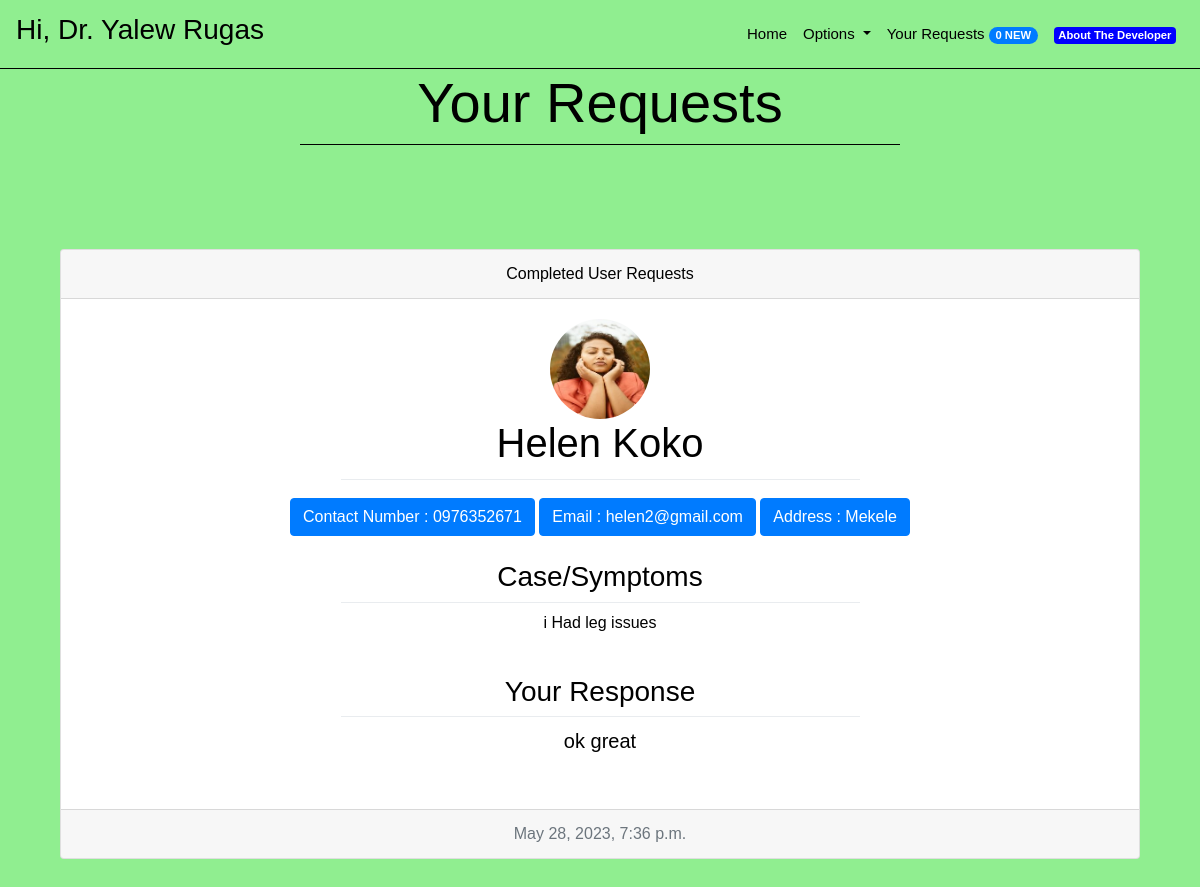
Screenshot of /requests (signed in) with the database file from the repository.
### core/models.py (models this page shows, shortened)
class Doctor(models.Model):
    name = models.CharField(max_length = 30)
    address = models.CharField(max_length = 100)
    contactNumber = models.CharField(unique = True, max_length = 10)
    email = models.EmailField(unique = True, max_length = 255)
    specialization = models.CharField(max_length = 100)
    passwordHash = models.CharField(max_length = 64)
    emailHash = models.CharField(max_length = 64)
    image = models.ImageField(upload_to='profile_images/', default='profile_images/default.jpg')

class Assistance(models.Model):
    assistanceText = models.CharField(max_length = 2000, default = "")
    doctor = models.ForeignKey(Doctor, related_name = "doctorRecords", on_delete = models.CASCADE)
    patient = models.ForeignKey(Patient, related_name = "patientRecords", on_delete = models.CASCADE)
    timestamp = models.DateTimeField(auto_now_add = True)
    isNew = models.BooleanField(default = True)
    isCompleted = models.BooleanField(default = False)
    symptoms = models.CharField(max_length = 2000)

class Patient(models.Model):
    name = models.CharField(max_length = 30)
    address = models.CharField(max_length = 100)
    contactNumber = models.CharField(max_length = 10)
    email = models.EmailField(unique = True, max_length = 255)
    userId = models.CharField(unique = True, max_length = 8)
    passwordHash = models.CharField(max_length = 64)
    emailHash = models.CharField(max_length = 64)
    image = models.ImageField(upload_to='profile_images/', default='profile_images/default.jpg')

### core/views.py (the view)
# urls.py: path('requests', views.requests, name = "requests"),
def requests(request):
    doctor = Doctor.objects.get(emailHash = request.session['userEmail'])
    records = doctor.doctorRecords.all()
    numberNewPendingAssistances = doctor.doctorRecords.aggregate(newPendingAssistances = Count('pk', filter =( Q(isNew = True) & Q(isCompleted = False) ) ))['newPendingAssistances']
    request.session['numberNewAssistances'] = numberNewPendingAssistances
    context = {
        "message" : "Successfully Logged In.",
        "isAuthenticated" : True,
        "user": records.order_by('-timestamp')
    }
    response = render(request,"core/userDoctorRequestPortal.html", context)
    return responseHeadersModifier(response)

### core/views.py (called while the page is built)
def responseHeadersModifier(response):
    response["Cache-Control"] = "no-cache, no-store, must-revalidate"
    response["Pragma"] = "no-cache"
    response["Expires"] = "0"
    return response

### core/templates/core/userDoctorRequestPortal.html (shortened to what this page needs)
{% extends "core/base.html" %}
{% block bodytag %}
{% load static %}
<body background="{% static 'core/images/back.png' %}" style="background-size: auto auto;">
    {% endblock %}
    {% block body %}
    <h1 style="text-align:center;color:black" class="display-4">
        Your Requests
    </h1>
    <li class="dropdown-divider" style="margin-left:25%;margin-right:25%;border-color:black"></li>
    <br>
    <br>
    <br>
    <br>
    {% for Assistance in user %}
    {% if not Assistance.isCompleted %}
    <form action="{% url 'onlinehelp' %}" method="post">
        {% csrf_token %}
        <div class="card text-center" style="margin-left:5%;margin-right:5%;">
            <div class="card-header">Help Request</div>
            <div class="card-body">
                <img class="patient-image" src="{{ Assistance.patient.image.url }}" alt="Patient ID">
                <h1 class="card-title">
                    {{ Assistance.patient.name }}
                </h1>
                <li class=" dropdown-divider" style="margin-left:25%;margin-right:25%"></li>
                <a href="#" class="btn btn-primary" style="margin-top:1%">Contact Number : {{ Assistance.patient.contactNumber }}</a>
                <a href="#" class="btn btn-primary" style="margin-top:1%">Email : {{ Assistance.patient.email }}</a>
                <a href="#" class="btn btn-primary" style="margin-top:1%">Address : {{ Assistance.patient.address }}</a>
                <div class="card-text lead">
                    <br>
                    <span>
                        <h3>Case/Symptoms</h3>
                        <li class=" dropdown-divider" style="margin-left:25%;margin-right:25%"></li>
                    </span>
                    {{ Assistance.symptoms }}
                    <li class=" dropdown-divider" style="margin-left:25%;margin-right:25%"></li>
                    <br>
                    <br>
                    <div class="form-group">
                        <label for="exampleFormControlTextarea1">Please type the Response.</label>
                        <textarea name="Assistance" style="text-align:center" class="form-control" id="exampleFormControlTextarea1" rows="3" placeholder="Your Response"></textarea>
                        <input type="hidden" name="AssistanceID" value="{{ Assistance.id }}">
                    </div>
                    <br>
                </div>
                <div class="form-group form-check">
                    <input type="checkbox" class="form-check-input" id="exampleCheck1">
                    <label class="form-check-label" for="exampleCheck1"><span class="badge badge-success">CONFIRM</span></label>
                </div>
                <button type="submit" class="btn btn-warning" style="margin-left:10%;margin-right:10%"">Submit</button><br>
            </div>
            <div class="card-footer text-muted">
                {{ Assistance.timestamp }}
            </div>
        </div>
    </form>
    <br>
    {% else %}
    <div class="card text-center" style="margin-left:5%;margin-right:5%;">
        <div class="card-header">
            Completed User Requests
        </div>
        <div class="card-body">
            <img class="patient-image" src="{{ Assistance.patient.image.url }}" alt="Patient image">
            <h1 class="card-title"> {{ Assistance.patient.name }} </h1>
            <li class=" dropdown-divider" style="margin-left:25%;margin-right:25%"></li>
            <a href="#" class="btn btn-primary" style="margin-top:1%">Contact Number : {{ Assistance.patient.contactNumber }}</a>
            <a href="#" class="btn btn-primary" style="margin-top:1%">Email : {{ Assistance.patient.email }}</a>
            <a href="#" class="btn btn-primary" style="margin-top:1%">Address : {{ Assistance.patient.address }}</a>
            <br>
            <br>
            <span>
                <h3>Case/Symptoms</h3>
                <li class=" dropdown-divider" style="margin-left:25%;margin-right:25%"></li>
            </span> {{ Assistance.symptoms }}</p>
            <br>
            <h3>Your Response</h3>
            <li class=" dropdown-divider" style="margin-left:25%;margin-right:25%"></li>
            <p class="card-text lead" style="">{{ Assistance.assistanceText }}<br><br>
            </div>
            <div class="card-footer text-muted">
                {{ Assistance.timestamp }}
            </div>
        </div>
    <br>
    {% endif %}
    {% empty %}
    <h1 style="text-align:center;color:white">
        You have no Requests right now.
    </h1>
    {% endfor %}
    <br>
    <br>
    {% endblock %}

### core/templates/core/base.html (shortened to what this page needs)
{% load static %}
<!doctype html>
<html lang="en">
<head>
    <link rel="stylesheet" href="https://stackpath.bootstrapcdn.com/bootstrap/4.2.1/css/bootstrap.min.css">
    <link rel="stylesheet" href="{% static 'core/css/style.css' %}">
    <link rel="stylesheet" href="{% static 'core/css/aboutstyle.css' %}">
    <link rel="stylesheet" href="{% static 'core/css/responsive.css' %}">
    <link rel="stylesheet" href="https://cdnjs.cloudflare.com/ajax/libs/font-awesome/4.7.0/css/font-awesome.min.css">
</head>
{% block bodytag %}
{% endblock %}
<nav class="navbar navbar-expand-lg navbar-light bg-transparent">
    {% if request.session.isLoggedIn %}
    <a class="navbar-brand" href="/">
        <h3 style="color:black;text-align:center">Hi,{% if request.session.isDoctor %} Dr.{% endif %} {{ request.session.Name }}</h3>
    </a>
    {% else %}
    <a class="navbar-brand" href="/">
        <h2 style="color:black;text-align:center">Enen</h2>
    </a>
    {% endif %}
    <div class="collapse navbar-collapse" id="navbarSupportedContent">
        <ul class="navbar-nav ml-auto">
            <li class="nav-item active">
                <a class="nav-link" href="{% url 'index' %}" style="color:black">Home </a>
            </li>
            {% if request.session.isLoggedIn %}
            <li class="nav-item dropdown">
                <a class="nav-link dropdown-toggle" style="color:black" href="#" id="navbarDropdown" role="button"
                    data-toggle="dropdown" aria-haspopup="true" aria-expanded="false">
                    Options
                </a>
            </li>
            {% endif %}
            {% if request.session.isLoggedIn %}
            <li class="nav-item">
                <a class="nav-link" href="{% url 'login' %}" style="color:black">Your Requests <span
                        class="badge badge-primary badge-pill">{{ request.session.numberNewAssistances }}
                        NEW</span></a>
            </li>
            {% else %}
            <li class="nav-item">
                <a class="nav-link" href="{% url 'login' %}" style="color:black">Login</a>
            </li>
            {% endif %}
            <li class="nav-item">
                <a class="nav-link" href="{% url 'about' %}" style="color:black"><span style="background-color: blue" class="badge badge-secondary">About The Developer</span></a>
            </li>
        </ul>
    </div>
</nav>
<li class="dropdown-divider" style="margin-top:0px;margin-bottom:0px;border-color:black"></li>
{% block body %}
{% endblock %}
</body>
</html>

### core/static/core/css/style.css (style rules this page uses)
body { font-family: 'Nunito', sans-serif; color: #000000; background-color: #fefefe; overflow-x: hidden; }
.patient-image, .doctor-image { width: 100px; height: 100px; border-radius: 50%; object-fit: cover; display: block; margin: 0 auto; }

### core/static/core/css/aboutstyle.css (style rules this page uses)
* { margin: 0; padding: 0; border: 0; outline: none; }
p { font-size: 15px; line-height: 1.6; font-weight: 500; }
a { font-family: 'Quicksand', sans-serif; font-size: 15px; color: #555555; }
img { max-width: 100%; height: auto; }

### rows the page displays
Doctor: session.Name "Yalew Rugas"
Assistance: patient.image (picture), patient.name "Helen Koko", patient.contactNumber "0976352671", patient.email "helen2@gmail.com", patient.address "Mekele", symptoms "i Had leg issues", assistanceText "ok great", timestamp "May 28, 2023, 7:36 p.m."

### other values shown
{{ request.session.numberNewAssistances }} "0"
